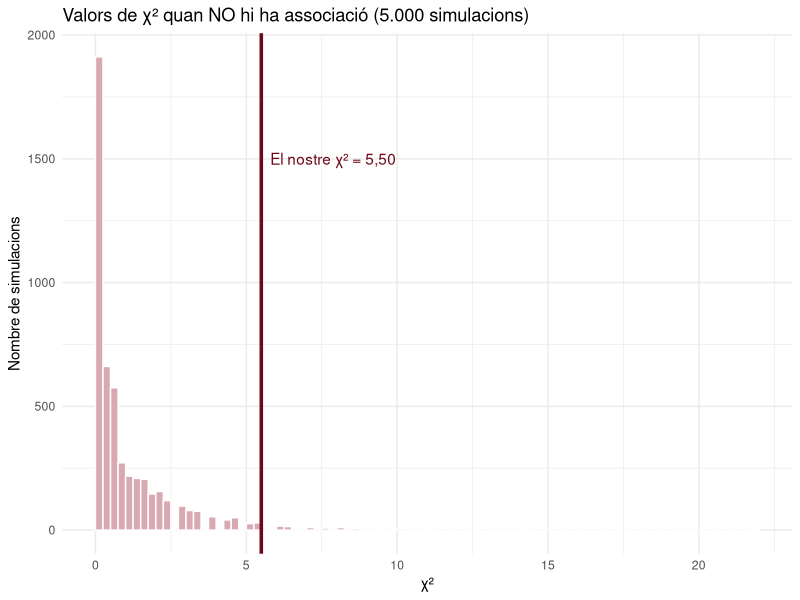
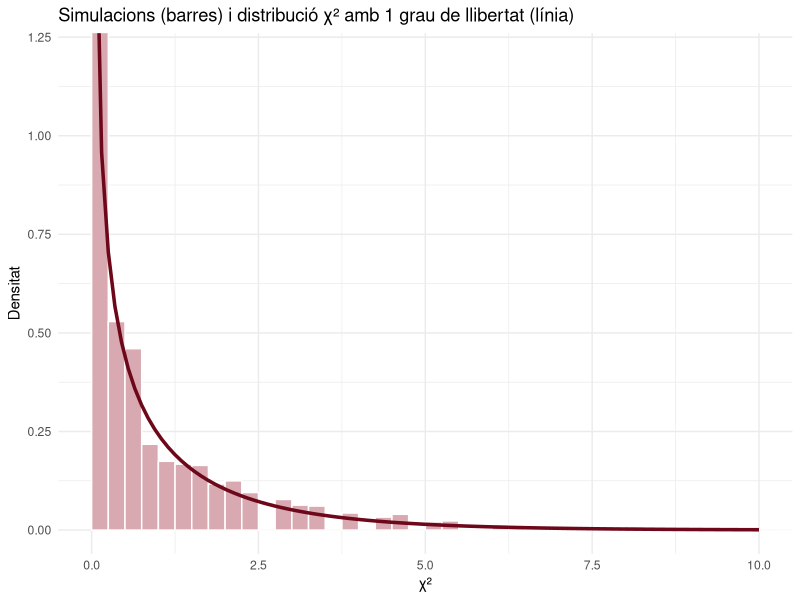
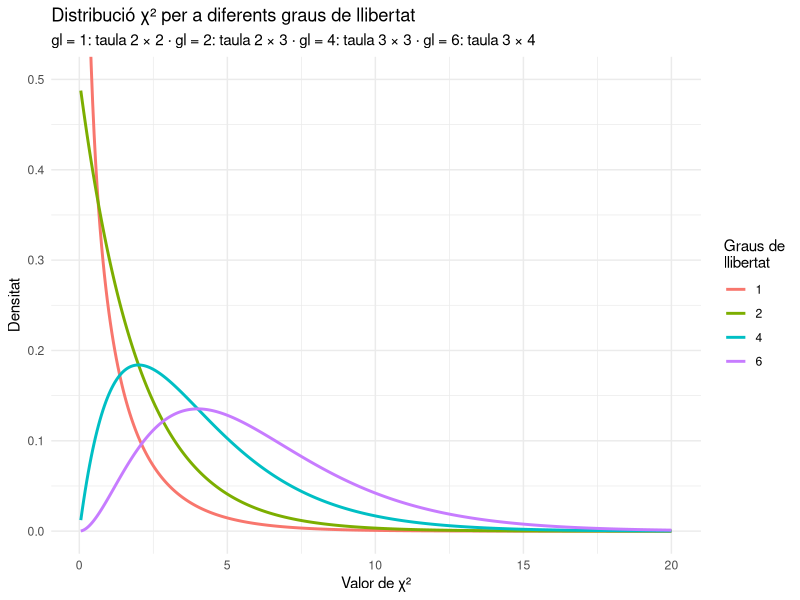
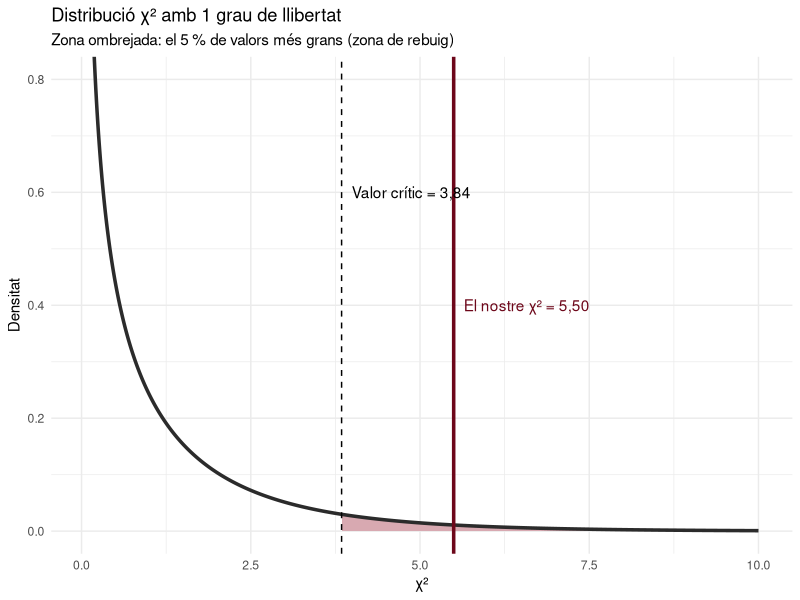

R code for these plots, in order:
## ---- chunk 1
set.seed(1234) # Per reproduir els resultats
library(tidyverse)

bordeus      <- "#6D071A"
bordeus_clar <- "#D8A9B1"

# Números amb coma decimal per al text
num <- function(x, d = 1) format(round(unname(x), d), nsmall = d, decimal.mark = ",", big.mark = ".")
## ---- chunk 2
# Les dades: una fila per persona
tiktok <- tibble(sexe       = c("Home", "Home", "Dona", "Dona"),
                 usa_tiktok = c("Sí", "No", "Sí", "No"),
                 n          = c(138, 98, 136, 60)) |>
  uncount(n)

# Taula de contingència, amb el percentatge de cada resposta dins de cada sexe
tiktok |>
  count(sexe, usa_tiktok) |>
  group_by(sexe) |>
  mutate(percentatge = n / sum(n) * 100) |>
  ungroup()
## ---- chunk 3
taula <- tiktok |>
  count(sexe, usa_tiktok, name = "O") |>        # O: freqüències observades
  group_by(sexe) |>
  mutate(total_sexe = sum(O)) |>                # total de cada sexe
  group_by(usa_tiktok) |>
  mutate(total_tiktok = sum(O)) |>              # total de cada resposta
  ungroup() |>
  mutate(E = total_sexe * total_tiktok / sum(O)) # E: freqüències esperades

taula |>
  select(sexe, usa_tiktok, O, E)
## ---- chunk 4
taula <- taula |>
  mutate(diferencia   = O - E,
         quadrat      = diferencia^2,
         contribucio  = quadrat / E)

taula |>
  select(sexe, usa_tiktok, O, E, diferencia, quadrat, contribucio)

chi2_observat <- sum(taula$contribucio)
chi2_observat
## ---- chunk 5
chisq.test(tiktok$sexe, tiktok$usa_tiktok, correct = FALSE)$statistic
## ---- chunk 6
chi2_simulats <- map_dbl(1:5000, function(i) {
  sexe_barrejat <- sample(tiktok$sexe)        # barregem el sexe a l'atzar
  chisq.test(sexe_barrejat, tiktok$usa_tiktok, correct = FALSE)$statistic
})

tibble(chi2 = chi2_simulats) |>
  ggplot(aes(x = chi2)) +
  geom_histogram(binwidth = 0.25, boundary = 0, fill = bordeus_clar, color = "white") +
  geom_vline(xintercept = chi2_observat, color = bordeus, linewidth = 1.2) +
  annotate("text", x = chi2_observat + 0.3, y = 1500, hjust = 0, color = bordeus,
           label = paste0("El nostre χ² = ", num(chi2_observat, 2))) +
  labs(title = "Valors de χ² quan NO hi ha associació (5.000 simulacions)",
       x = "χ²", y = "Nombre de simulacions") +
  theme_minimal()
## ---- chunk 7
mean(chi2_simulats >= chi2_observat)   # proporció de simulacions amb un χ² igual o més gran
## ---- chunk 8
tibble(chi2 = chi2_simulats) |>
  ggplot(aes(x = chi2)) +
  geom_histogram(aes(y = after_stat(density)), binwidth = 0.25, boundary = 0,
                 fill = bordeus_clar, color = "white") +
  stat_function(fun = dchisq, args = list(df = 1), color = bordeus, linewidth = 1.2,
                xlim = c(0.05, 10)) +
  coord_cartesian(xlim = c(0, 10), ylim = c(0, 1.2)) +
  labs(title = "Simulacions (barres) i distribució χ² amb 1 grau de llibertat (línia)",
       x = "χ²", y = "Densitat") +
  theme_minimal()
## ---- chunk 9
gl <- c(1, 2, 4, 6)
valors <- seq(0.05, 20, by = 0.05)

tibble(x = rep(valors, times = length(gl)),
       gl = factor(rep(gl, each = length(valors))),
       densitat = dchisq(x, df = as.numeric(as.character(gl)))) |>
  ggplot(aes(x = x, y = densitat, color = gl)) +
  geom_line(linewidth = 1) +
  coord_cartesian(ylim = c(0, 0.5)) +
  labs(title = "Distribució χ² per a diferents graus de llibertat",
       subtitle = "gl = 1: taula 2 × 2 · gl = 2: taula 2 × 3 · gl = 4: taula 3 × 3 · gl = 6: taula 3 × 4",
       x = "Valor de χ²", y = "Densitat", color = "Graus de\nllibertat") +
  theme_minimal()
## ---- chunk 10
crit_val <- qchisq(0.95, df = 1)
corba <- tibble(x = seq(0.05, 10, by = 0.01), densitat = dchisq(x, df = 1))

ggplot(corba, aes(x = x, y = densitat)) +
  geom_area(data = filter(corba, x > crit_val), fill = bordeus_clar) +
  geom_line(linewidth = 1.2, color = "#2B2B2B") +
  geom_vline(xintercept = crit_val, linetype = "dashed") +
  geom_vline(xintercept = chi2_observat, color = bordeus, linewidth = 1.2) +
  annotate("text", x = crit_val + 0.15, y = 0.6, hjust = 0,
           label = paste0("Valor crític = ", num(crit_val, 2))) +
  annotate("text", x = chi2_observat + 0.15, y = 0.4, hjust = 0, color = bordeus,
           label = paste0("El nostre χ² = ", num(chi2_observat, 2))) +
  coord_cartesian(ylim = c(0, 0.8)) +
  labs(title = "Distribució χ² amb 1 grau de llibertat",
       subtitle = "Zona ombrejada: el 5 % de valors més grans (zona de rebuig)",
       x = "χ²", y = "Densitat") +
  theme_minimal()
